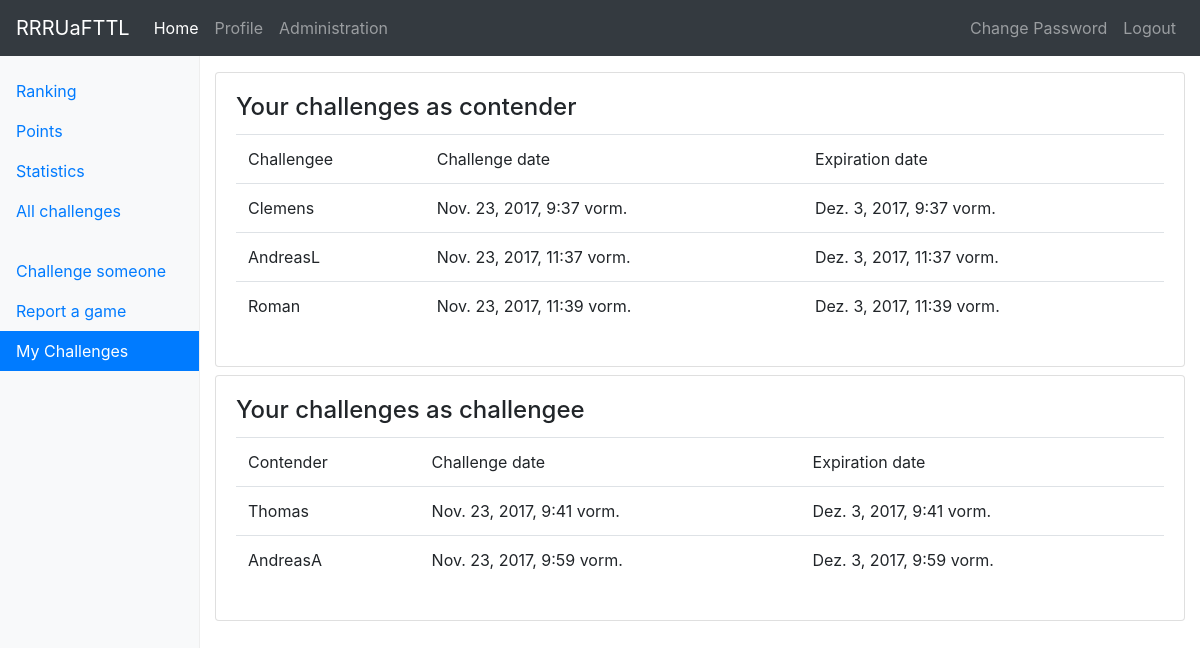
The page /my_challenges (signed in) on the database its author committed.
### scoreboard/models.py (models this page shows, shortened)
class Challenge(models.Model):
    contender = models.ForeignKey(User, on_delete = models.CASCADE, related_name="challenge_contender")
    challengee = models.ForeignKey(User, on_delete = models.CASCADE, related_name="challenge_challengee")
    challenge_date= models.DateTimeField()
    expiration_date = models.DateTimeField(null = True)
    contender_score = models.IntegerField(null=True, blank=True)
    challengee_score = models.IntegerField(null=True, blank = True)
    challenge_open = models.BooleanField(default = True)
    game_reported = models.BooleanField()
    game_date = models.DateTimeField(null=True, blank = True)

### scoreboard/views.py (the view)
# urls.py: url(r'^my_challenges',views.my_challenges,name='my_challenges'),
@login_required
@never_cache
def my_challenges(request):
    activeUser = request.user
    openChallenges_contender = models.Challenge.objects.filter(Q(contender = activeUser) & Q(challenge_open = True))
    openChallenges_challengee = models.Challenge.objects.filter(Q(challengee = activeUser) & Q(challenge_open = True))
    return render(request, 'my_challenges.html', {'challengesContender':openChallenges_contender,'challengesChallengee':openChallenges_challengee})

### templates/my_challenges.html (shortened to what this page needs)
{% extends 'base.html' %}
{% block content %}
<link href="https://cdn.datatables.net/1.10.16/css/dataTables.bootstrap4.min.css" rel="stylesheet">
<div class="row">
    <div class="col-12">
    <div class="card">
        <div class="card-body">
            <h4 class="card-title">Your challenges as contender</h4>
            <div class="table-responsive">
            <table class='table' id = 'challenges_contender'>
                <thead>
                    <tr>
                        <td>Challengee</td>
                        <td>Challenge date </td>
                        <td>Expiration date </td>
                    </tr>
                </thead>
                <tbody>
                    {% for challenge in challengesContender %}
                        <tr>
                            <td> {{challenge.challengee}}
                            <td> {{challenge.challenge_date}}
                            <td> {{challenge.expiration_date}}
                        </tr>
                    {% endfor %}
                </tbody>
            </table>
            </div>
        </div>
        </div>
    </div>
        <div class="col-12 py-2">
        <div class="card">
        <div class="card-body">
            <h4 class="card-title">Your challenges as challengee</h4>
            <div class="table-responsive">
            <table class='table' id = 'challenges_challengee'>
                <thead>
                    <tr>
                        <td>Contender</td>
                        <td>Challenge date </td>
                        <td>Expiration date </td>
                    </tr>
                </thead>
                <tbody>
                    {% for challenge in challengesChallengee %}
                        <tr>
                            <td> {{challenge.contender}}
                            <td> {{challenge.challenge_date}}
                            <td> {{challenge.expiration_date}}
                        </tr>
                    {% endfor %}
                </tbody>
            </table>
            </div>
        </div>
    </div>
    </div>
</div>
{% endblock %}

### scoreboard/static/css/dashboard.css (style rules this page uses)
body { padding-top: 3.5rem; }

### rows shown on the page
Challenge: challengee "Clemens", challenge_date "Nov. 23, 2017, 9:37 vorm.", expiration_date "Dez. 3, 2017, 9:37 vorm."
Challenge: challengee "AndreasL", challenge_date "Nov. 23, 2017, 11:37 vorm.", expiration_date "Dez. 3, 2017, 11:37 vorm."
Challenge: challengee "Roman", challenge_date "Nov. 23, 2017, 11:39 vorm.", expiration_date "Dez. 3, 2017, 11:39 vorm."
Challenge: contender "Thomas", challenge_date "Nov. 23, 2017, 9:41 vorm.", expiration_date "Dez. 3, 2017, 9:41 vorm."
Challenge: contender "AndreasA", challenge_date "Nov. 23, 2017, 9:59 vorm.", expiration_date "Dez. 3, 2017, 9:59 vorm."
